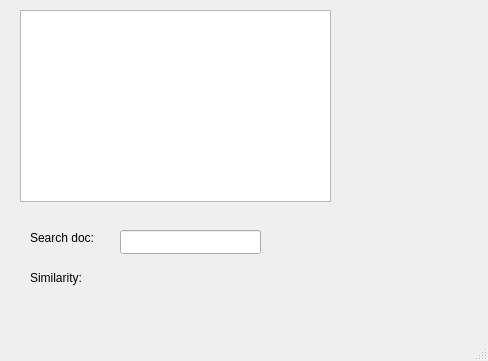
<?xml version="1.0" encoding="UTF-8"?>
<ui version="4.0">
 <class>Test3FormClass</class>
 <widget class="QMainWindow" name="Test3FormClass">
  <property name="geometry">
   <rect>
    <x>0</x>
    <y>0</y>
    <width>488</width>
    <height>361</height>
   </rect>
  </property>
  <property name="windowTitle">
   <string>Test3Form</string>
  </property>
  <widget class="QWidget" name="centralWidget">
   <widget class="QListWidget" name="listWidgetDocs">
    <property name="geometry">
     <rect>
      <x>20</x>
      <y>10</y>
      <width>311</width>
      <height>192</height>
     </rect>
    </property>
   </widget>
   <widget class="QLineEdit" name="lineEditSearch">
    <property name="geometry">
     <rect>
      <x>120</x>
      <y>230</y>
      <width>141</width>
      <height>24</height>
     </rect>
    </property>
   </widget>
   <widget class="QLabel" name="label">
    <property name="geometry">
     <rect>
      <x>30</x>
      <y>230</y>
      <width>81</width>
      <height>16</height>
     </rect>
    </property>
    <property name="text">
     <string>Search doc:</string>
    </property>
   </widget>
   <widget class="QLabel" name="label_2">
    <property name="geometry">
     <rect>
      <x>30</x>
      <y>270</y>
      <width>51</width>
      <height>16</height>
     </rect>
    </property>
    <property name="text">
     <string>Similarity:</string>
    </property>
   </widget>
   <widget class="QLabel" name="labelSImilarity">
    <property name="geometry">
     <rect>
      <x>120</x>
      <y>270</y>
      <width>91</width>
      <height>16</height>
     </rect>
    </property>
    <property name="text">
     <string/>
    </property>
   </widget>
  </widget>
  <widget class="QStatusBar" name="statusBar"/>
 </widget>
 <layoutdefault spacing="6" margin="11"/>
 <resources>
  <include location="Test3Form.qrc"/>
 </resources>
 <connections/>
</ui>
